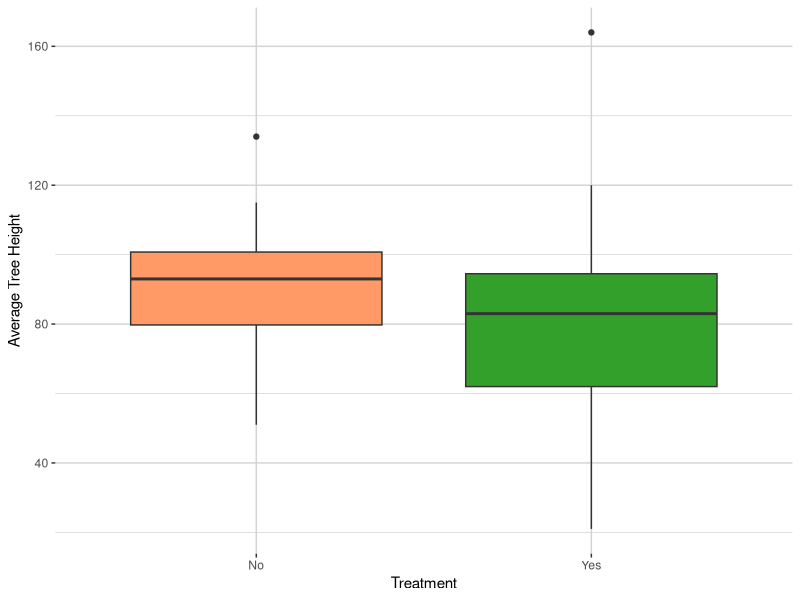
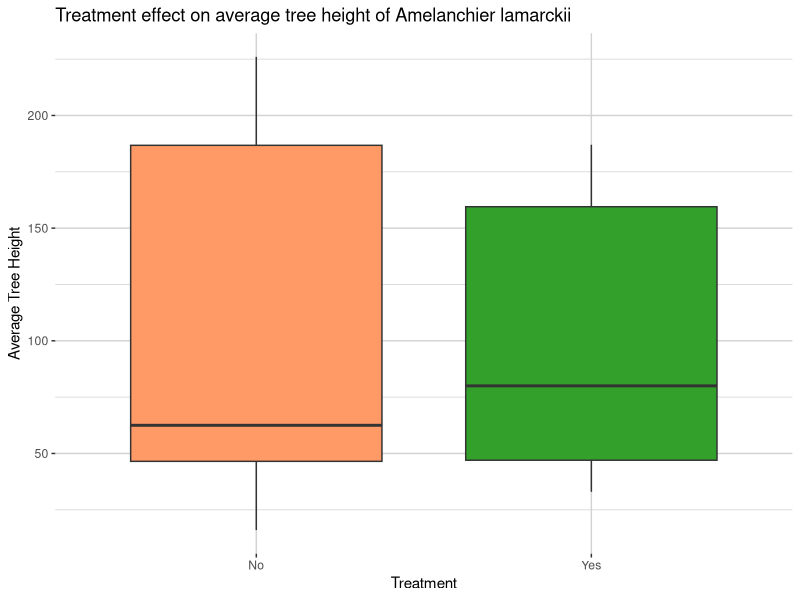
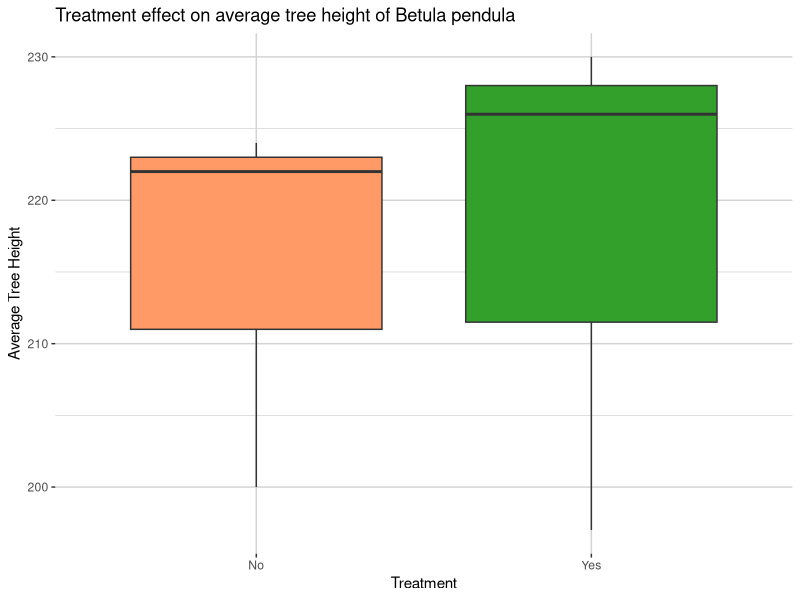
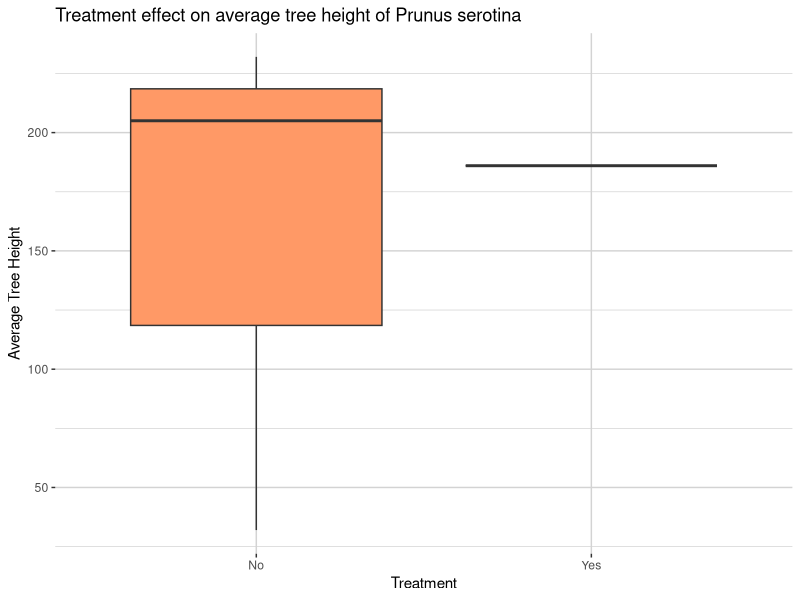
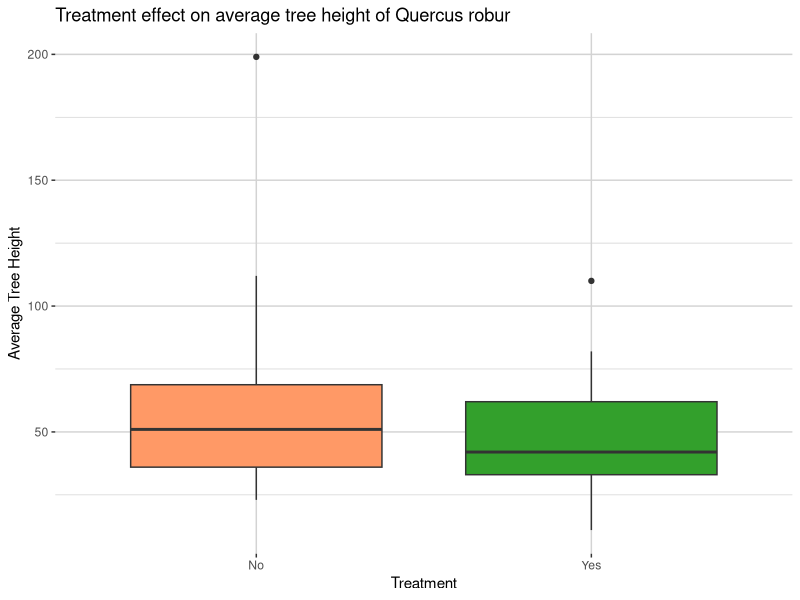
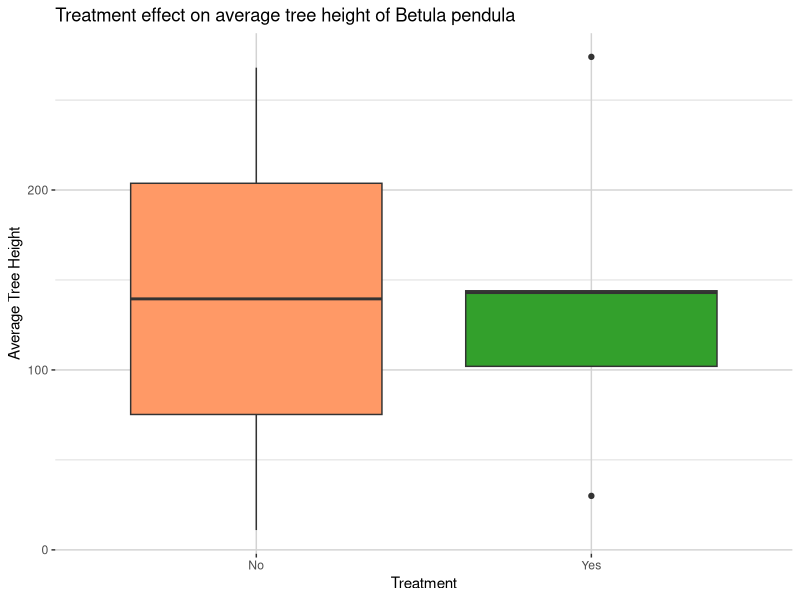
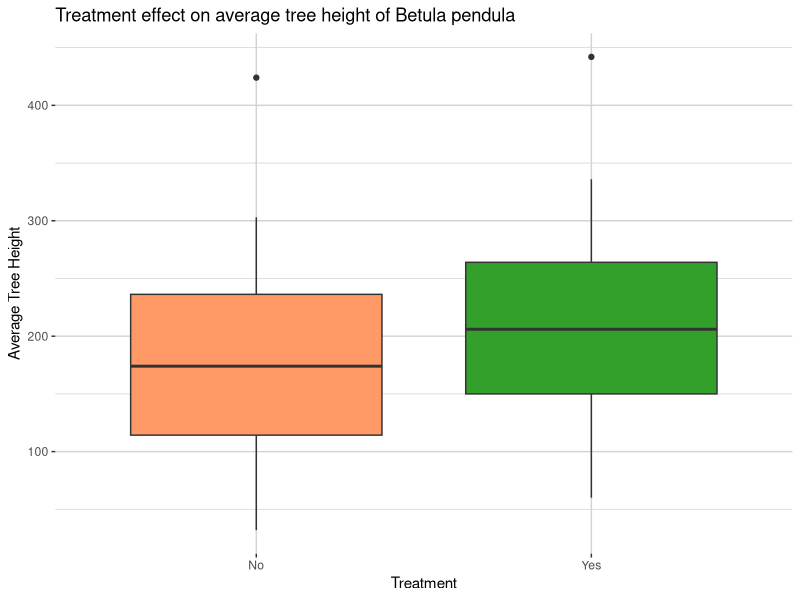
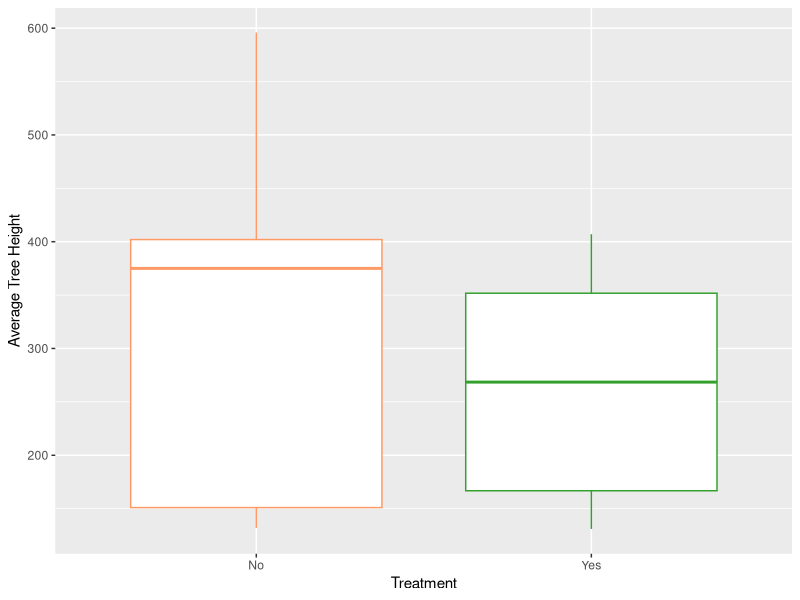

R code for these plots, in order:

library(dplyr)
library(ggplot2)
library(gridExtra)

Heights22<- read.csv("Heights_EXRD_22.csv", fileEncoding = "UTF-8-BOM")
Heights22

glm_Heights22 <- glm(Average_height ~ TREATMENT, family = gaussian ,data = Heights22)
summary(glm_Heights22)

custom_colors <- c("#FF9966", "#33a02c","#808080", "#FFFF00", "#0000FF", "#000000",  "#00FFFF", "#FF00FF", "#FFA500", "#FFC0CB", "#800080", "#A52A2A", "#008080", "#FFD700", "#E6E6FA")

# Visualize the relationship between treatment and height
ggplot(Heights22, aes(x = TREATMENT, y = Average_height, fill = TREATMENT)) +
  geom_boxplot() +   scale_fill_manual(values = custom_colors) +
  labs(x = "Treatment",
       y = "Average Tree Height")+
  guides(fill = "none") +
  theme(panel.background = element_rect(fill = "white", color = NA),
        panel.grid = element_line(color = "light gray"),
        panel.border = element_blank())

## amelanchier lamarckii
HeightAM22<- read.csv("Heights_AM22.csv", fileEncoding = "UTF-8-BOM")
HeightAM22

glm_HeightAM22 <- glm(Average_height ~ TREATMENT, family = quasipoisson(link = "log") ,data = HeightAM22)
summary(glm_HeightAM22)


# Visualize the relationship between treatment and height
ggplot(HeightAM22, aes(x = TREATMENT, y = Average_height, fill = TREATMENT)) +
  geom_boxplot() +   scale_fill_manual(values = custom_colors) +
  labs(title = "Treatment effect on average tree height of Amelanchier lamarckii", x = "Treatment",
       y = "Average Tree Height")+
  guides(fill = "none") +
  theme(panel.background = element_rect(fill = "white", color = NA),
        panel.grid = element_line(color = "light gray"),
        panel.border = element_blank())


## Betula pendula
HeightBPE<- read.csv("Heights_BPE_22.csv", fileEncoding = "UTF-8-BOM")
HeightBPE

glm_BPE <- glm(Average_height ~ TREATMENT, family = quasipoisson(link = "log") ,data = HeightBPE)
summary(glm_BPE)


# Visualize the relationship between treatment and height
ggplot(HeightBPE, aes(x = TREATMENT, y = Average_height, fill = TREATMENT)) +
  geom_boxplot() +   scale_fill_manual(values = custom_colors) +
  labs(title = "Treatment effect on average tree height of Betula pendula", x = "Treatment",
       y = "Average Tree Height")+
  guides(fill = "none") +
  theme(panel.background = element_rect(fill = "white", color = NA),
        panel.grid = element_line(color = "light gray"),
        panel.border = element_blank())

## Betula pubescens
##only for one site data so not able to do glm
HeightBPU<- read.csv("HeightsBPU.csv", fileEncoding = "UTF-8-BOM")
HeightBPU

## Prunus serotina
HeightPS<- read.csv("Heights_PS_22.csv", fileEncoding = "UTF-8-BOM")
HeightPS

glm_PS <- glm(Average_height ~ TREATMENT, family = quasipoisson(link = "log") ,data = HeightPS)
summary(glm_PS)


# Visualize the relationship between treatment and height
ggplot(HeightPS, aes(x = TREATMENT, y = Average_height, fill = TREATMENT)) +
  geom_boxplot() +   scale_fill_manual(values = custom_colors) +
  labs(title = "Treatment effect on average tree height of Prunus serotina", x = "Treatment",
       y = "Average Tree Height")+
  guides(fill = "none") +
  theme(panel.background = element_rect(fill = "white", color = NA),
        panel.grid = element_line(color = "light gray"),
        panel.border = element_blank())

## Quercus robur
HeightQRO<- read.csv("Heights_QRO.csv", fileEncoding = "UTF-8-BOM")
HeightQRO

glm_QRO <- glm(Average_height ~ TREATMENT, family = quasipoisson(link = "log") ,data = HeightQRO)
summary(glm_QRO)


# Visualize the relationship between treatment and height
ggplot(HeightQRO, aes(x = TREATMENT, y = Average_height, fill = TREATMENT)) +
  geom_boxplot() +   scale_fill_manual(values = custom_colors) +
  labs(title = "Treatment effect on average tree height of Quercus robur", x = "Treatment",
       y = "Average Tree Height")+
  guides(fill = "none") +
  theme(panel.background = element_rect(fill = "white", color = NA),
        panel.grid = element_line(color = "light gray"),
        panel.border = element_blank())

## Quercus rubra
HeightQRU<- read.csv("Heights_QRU.csv", fileEncoding = "UTF-8-BOM")
HeightQRU

##only for one site data so not able to do glm

## Rhamnus frangula
HeightRF<- read.csv("Heights_RF.csv", fileEncoding = "UTF-8-BOM")
HeightRF

glm_RF <- glm(Average_height ~ TREATMENT, family = quasipoisson(link = "log") ,data = HeightRF)
summary(glm_RF)


# Visualize the relationship between treatment and height
ggplot(HeightRF, aes(x = TREATMENT, y = Average_height, fill = TREATMENT)) +
  geom_boxplot() +   scale_fill_manual(values = custom_colors) +
  labs(title = "Treatment effect on average tree height of Betula pendula", x = "Treatment",
       y = "Average Tree Height")+
  guides(fill = "none") +
  theme(panel.background = element_rect(fill = "white", color = NA),
        panel.grid = element_line(color = "light gray"),
        panel.border = element_blank())

## Sorbus aucuparia
HeightSA<- read.csv("Heights_SA.csv", fileEncoding = "UTF-8-BOM")
HeightSA

glm_SA <- glm(Average_height ~ TREATMENT, family = quasipoisson(link = "log") ,data = HeightSA)
summary(glm_SA)


# Visualize the relationship between treatment and height
ggplot(HeightSA, aes(x = TREATMENT, y = Average_height, fill = TREATMENT)) +
  geom_boxplot() +   scale_fill_manual(values = custom_colors) +
  labs(title = "Treatment effect on average tree height of Betula pendula", x = "Treatment",
       y = "Average Tree Height")+
  guides(fill = "none") +
  theme(panel.background = element_rect(fill = "white", color = NA),
        panel.grid = element_line(color = "light gray"),
        panel.border = element_blank())

## Pinus sylvestris
HeightPinus<- read.csv("Height_Pinus.csv", fileEncoding = "UTF-8-BOM")
HeightPinus

glm_Pinus <- glm(Average_height ~ TREATMENT, family = quasipoisson(link = "log") ,data = HeightPinus)
summary(glm_Pinus)


# Visualize the relationship between treatment and height
ggplot(HeightPinus, aes(x = TREATMENT, y = Average_height, color = TREATMENT)) +
  geom_boxplot(fill = "white", show.legend = FALSE) +  # Set fill to NA to make the boxes transparent
  scale_color_manual(values = custom_colors) +
  labs(x = "Treatment",
       y = "Average Tree Height")

## combining plots
HeightAM22$Species <- "Amelanchier_lamarckii"
HeightBPE$Species <- "Betula_pendula"
HeightPS$Species <- "Prunus_serotina"
HeightQRO$Species <- "Quercus_robur"
HeightRF$Species <- "Rhamnus_frangula"
HeightSA$Species <- "Sorbus_aucuparia"
HeightPinus$Species <- "Pinus_sylvestris"

all_data_heights <- bind_rows(
  HeightAM22, HeightBPE, HeightPS, HeightQRO, HeightRF, HeightSA, HeightPinus
)
all_data_heights


# Visualize the relationship between treatment and height
ggplot(all_data_heights, aes(x = TREATMENT, y = Average_height, fill = TREATMENT)) +
  geom_boxplot() +   scale_fill_manual(values = custom_colors) +
  labs(title = "Treatment effect on average tree height", x = "Treatment",
       y = "Average Tree Height")+
  guides(fill = "none") +
  theme(panel.background = element_rect(fill = "white", color = NA),
        panel.grid = element_line(color = "light gray"),
        panel.border = element_blank())

##species separate color but same plot

ggplot(all_data_heights, aes(x = TREATMENT, y = Average_height, color = Species))+
  geom_boxplot() +   scale_fill_manual(values = custom_colors) +scale_x_discrete(labels = c("No Rockdust", "Rockdust")) + labs(x = "Treatment",
                                                                     y = "Average Tree Height (cm)") 


## one plot for broad and pine separate boxplots
plotbroad<- ggplot(all_data_heights, aes(x = TREATMENT, y = Average_height, color = Species))+
  geom_boxplot() +   scale_fill_manual(values = custom_colors) + labs(x = "Treatment",
                                                                     y = "Average Tree Height (cm)") 

plotpine<- ggplot(HeightPinus, aes(x = TREATMENT, y = Average_height, color = Species)) +
  geom_boxplot(fill = "white") +  # Set fill to NA to make the boxes transparent
  scale_color_manual(values = custom_colors) +
  labs(title = "b", x = "Treatment",
       y = "Average Tree Height (cm)")

grid.arrange(plotbroad, plotpine, ncol = 1)
